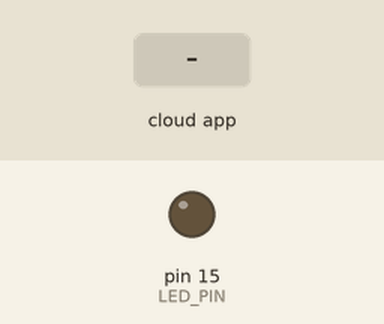
Bench run of a sketch on a simulated Arduino Uno, built with avr-gcc and run on an emulated ATmega328P. Parts: output pins drawn as LEDs (lit = HIGH). The test bench sets the inputs (shaded band). The ROS host is connected and sends only what is stated.

Above: at 3.2 s.
3.3 s: the phone or cloud app sets led_command to 1
At 4.5 s:
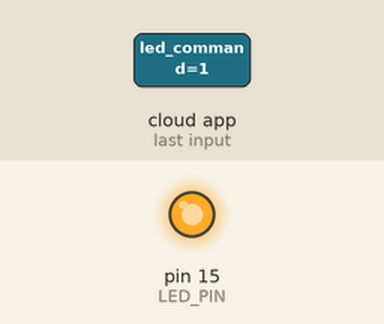
4.8 s: the phone or cloud app sets led_command to 0
At 5.8 s:
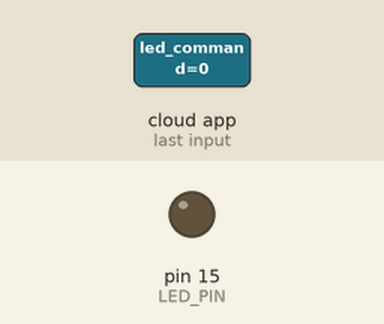
Timing chart, 0 to 7.8 s (numbered marks = the images above; inputs shaded):
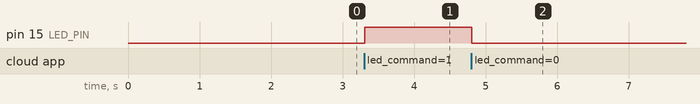

The sketch:

LED.ino
```cpp
#include <micro_ros_arduino.h>
#include <rcl/rcl.h>
#include <rclc/rclc.h>
#include <rclc/executor.h>
#include <rcl/error_handling.h>

rcl_node_t node;
rclc_executor_t executor;
rclc_support_t support;
rcl_allocator_t allocator;
rcl_publisher_t publisher;
rcl_subscription_t subscriber;

#include <std_msgs/msg/bool.h>
std_msgs__msg__Bool msg;

#define LED_PIN 15

void subscription_callback(const void* msgin) {
  const std_msgs__msg__Bool * msg_toto = (const std_msgs__msg__Bool *)msgin;
  if (msg_toto->data) {
    digitalWrite(LED_PIN, HIGH);
  } else {
    digitalWrite(LED_PIN, LOW);
  }
  // Publish the LED state
  msg.data = msg_toto->data;
  rcl_publish(&publisher, &msg, NULL); //มันส่งมาแล้วนี่หว่า
}

void setup() {
  pinMode(LED_PIN, OUTPUT);

  // Set up Micro-ROS
  set_microros_transports();
  delay(2000);
  rcl_allocator_t allocator = rcl_get_default_allocator();
  // Create init_options
  rclc_support_init(&support, 0, NULL, &allocator);
  // Create node
  rclc_node_init_default(&node, "otto_node", "", &support);

  // Create publisher
  rclc_publisher_init_default(
    &publisher,
    &node,
    ROSIDL_GET_MSG_TYPE_SUPPORT(std_msgs, msg, Bool),
    "led_state");

  // Create subscriber
  rcl_ret_t rc =  rclc_subscription_init_default(
    &subscriber,
    &node,
    ROSIDL_GET_MSG_TYPE_SUPPORT(std_msgs, msg, Bool),
    "led_command");

  // Create executor
  rclc_executor_init(&executor, &support.context, 2, &allocator);
  rc = rclc_executor_add_subscription(&executor, &subscriber, &msg, &subscription_callback, ON_NEW_DATA);
}

void loop() {
  rclc_executor_spin_some(&executor, RCL_MS_TO_NS(100));
}

//ros2 run micro_ros_agent micro_ros_agent serial --dev /dev/ttyUSB0
//ros2 topic list
//ros2 topic echo /led_state
//ros2 topic pub --once /led_command std_msgs/Bool "data: true"
//ros2 topic pub --once /led_command std_msgs/Bool "data: false"
//ros2 run otto_robot led_control_gui
```

Measured:
- after the input at 3.3 s, pin 15 (LED_PIN): LOW → HIGH at once
- after the input at 4.8 s, pin 15 (LED_PIN): HIGH → LOW at once
